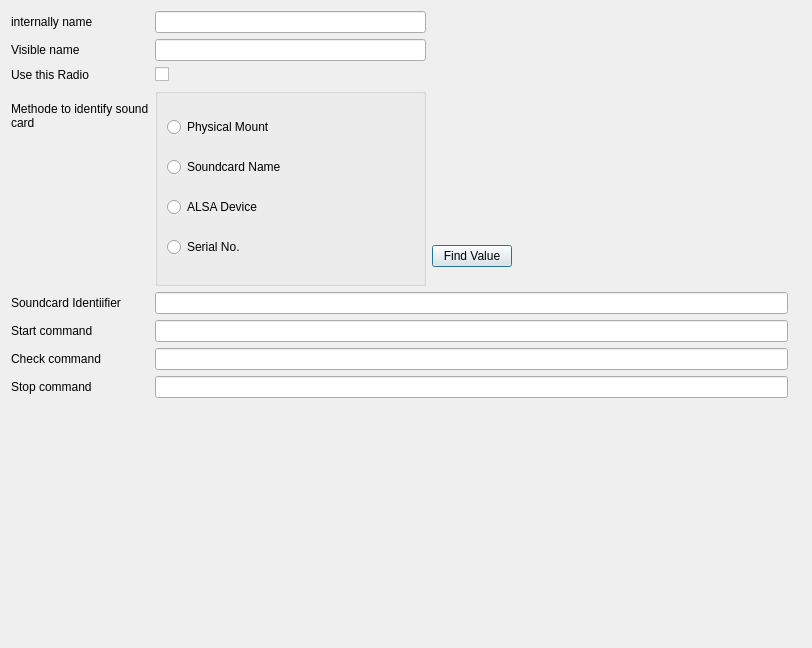
<?xml version="1.0" encoding="UTF-8"?>
<ui version="4.0">
 <class>RadioSetupPage</class>
 <widget class="QDialog" name="RadioSetupPage">
  <property name="geometry">
   <rect>
    <x>0</x>
    <y>0</y>
    <width>812</width>
    <height>648</height>
   </rect>
  </property>
  <property name="windowTitle">
   <string>Dialog</string>
  </property>
  <layout class="QGridLayout" name="gridLayout">
   <item row="0" column="0">
    <widget class="QLabel" name="labRadioName">
     <property name="text">
      <string>internally name</string>
     </property>
    </widget>
   </item>
   <item row="0" column="1">
    <widget class="QLineEdit" name="ledRadioName">
     <property name="maxLength">
      <number>12</number>
     </property>
    </widget>
   </item>
   <item row="1" column="0">
    <widget class="QLabel" name="labNameLang">
     <property name="text">
      <string>Visible name</string>
     </property>
    </widget>
   </item>
   <item row="1" column="1">
    <widget class="QLineEdit" name="ledRadioNameLong">
     <property name="maxLength">
      <number>16</number>
     </property>
    </widget>
   </item>
   <item row="2" column="0">
    <widget class="QLabel" name="labRadioAvtivated">
     <property name="text">
      <string>Use this Radio</string>
     </property>
    </widget>
   </item>
   <item row="2" column="1">
    <widget class="QCheckBox" name="chbRadioActivated">
     <property name="text">
      <string/>
     </property>
    </widget>
   </item>
   <item row="3" column="1" rowspan="4">
    <widget class="QGroupBox" name="groupBox">
     <property name="title">
      <string/>
     </property>
     <property name="alignment">
      <set>Qt::AlignLeading|Qt::AlignLeft|Qt::AlignTop</set>
     </property>
     <property name="flat">
      <bool>true</bool>
     </property>
     <layout class="QVBoxLayout" name="verticalLayout">
      <item>
       <widget class="QRadioButton" name="rbtPhysicalMount">
        <property name="text">
         <string>Physical Mount</string>
        </property>
       </widget>
      </item>
      <item>
       <widget class="QRadioButton" name="rbtSoundcardName">
        <property name="text">
         <string>Soundcard Name</string>
        </property>
       </widget>
      </item>
      <item>
       <widget class="QRadioButton" name="rbtAlsaDevNo">
        <property name="text">
         <string>ALSA Device</string>
        </property>
       </widget>
      </item>
      <item>
       <widget class="QRadioButton" name="rbtSerialNo">
        <property name="text">
         <string>Serial No.</string>
        </property>
       </widget>
      </item>
     </layout>
    </widget>
   </item>
   <item row="3" column="2" rowspan="2">
    <spacer name="verticalSpacer_2">
     <property name="orientation">
      <enum>Qt::Vertical</enum>
     </property>
     <property name="sizeHint" stdset="0">
      <size>
       <width>20</width>
       <height>133</height>
      </size>
     </property>
    </spacer>
   </item>
   <item row="5" column="2" rowspan="2">
    <widget class="QPushButton" name="pbtFindSoundcard">
     <property name="text">
      <string>Find Value</string>
     </property>
    </widget>
   </item>
   <item row="6" column="3">
    <spacer name="horizontalSpacer">
     <property name="orientation">
      <enum>Qt::Horizontal</enum>
     </property>
     <property name="sizeHint" stdset="0">
      <size>
       <width>209</width>
       <height>20</height>
      </size>
     </property>
    </spacer>
   </item>
   <item row="7" column="0">
    <widget class="QLabel" name="labSoundcardIdent">
     <property name="text">
      <string>Soundcard Identiifier</string>
     </property>
     <property name="scaledContents">
      <bool>true</bool>
     </property>
     <property name="wordWrap">
      <bool>true</bool>
     </property>
    </widget>
   </item>
   <item row="7" column="1" colspan="3">
    <widget class="QLineEdit" name="ledSoundcardIdent">
     <property name="maxLength">
      <number>256</number>
     </property>
     <property name="readOnly">
      <bool>true</bool>
     </property>
    </widget>
   </item>
   <item row="7" column="4">
    <widget class="QLabel" name="labInfoSoundCardIdent">
     <property name="toolTip">
      <string>Serial No. from USB device</string>
     </property>
     <property name="text">
      <string/>
     </property>
     <property name="pixmap">
      <pixmap resource="resources/wrx.qrc">:/img/msg_info.xpm</pixmap>
     </property>
    </widget>
   </item>
   <item row="8" column="0">
    <widget class="QLabel" name="labStartCommand">
     <property name="text">
      <string>Start command</string>
     </property>
    </widget>
   </item>
   <item row="8" column="1" colspan="3">
    <widget class="QLineEdit" name="ledStartCommand">
     <property name="maxLength">
      <number>256</number>
     </property>
    </widget>
   </item>
   <item row="8" column="4">
    <widget class="QLabel" name="labInfoStartCommand">
     <property name="toolTip">
      <string>&lt;html&gt;&lt;head/&gt;&lt;body&gt;&lt;p&gt;Command for setting up radio. &lt;/p&gt;&lt;p&gt;The variales are:&lt;/p&gt;&lt;p&gt;%serial --&amp;gt; Soundcard identifier&lt;/p&gt;&lt;p&gt;%Hz --&amp;gt; Frequency in Hz like 4582000&lt;/p&gt;&lt;p&gt;%kHz --&amp;gt; Frequency in kHz like 4582.000&lt;/p&gt;&lt;p&gt;%MHz --&amp;gt; Frequency in kHz like 4.582000&lt;/p&gt;&lt;/body&gt;&lt;/html&gt;</string>
     </property>
     <property name="text">
      <string/>
     </property>
     <property name="pixmap">
      <pixmap resource="resources/wrx.qrc">:/img/msg_info.xpm</pixmap>
     </property>
    </widget>
   </item>
   <item row="9" column="0">
    <widget class="QLabel" name="labCheckCommand">
     <property name="text">
      <string>Check command</string>
     </property>
    </widget>
   </item>
   <item row="9" column="1" colspan="3">
    <widget class="QLineEdit" name="ledCheckCommand">
     <property name="maxLength">
      <number>256</number>
     </property>
    </widget>
   </item>
   <item row="9" column="4">
    <widget class="QLabel" name="labInfoCheckCommand">
     <property name="toolTip">
      <string>&lt;html&gt;&lt;head/&gt;&lt;body&gt;&lt;p&gt;Command which writes radio's frequency to stdout&lt;/p&gt;&lt;p&gt;The varialbles are:&lt;/p&gt;&lt;p&gt;%serial --&amp;gt; Soundcard identifier&lt;/p&gt;&lt;/body&gt;&lt;/html&gt;</string>
     </property>
     <property name="text">
      <string/>
     </property>
     <property name="pixmap">
      <pixmap resource="resources/wrx.qrc">:/img/msg_info.xpm</pixmap>
     </property>
    </widget>
   </item>
   <item row="10" column="0">
    <widget class="QLabel" name="labStopCommand">
     <property name="text">
      <string>Stop command</string>
     </property>
    </widget>
   </item>
   <item row="10" column="1" colspan="3">
    <widget class="QLineEdit" name="ledStopCommand">
     <property name="maxLength">
      <number>256</number>
     </property>
    </widget>
   </item>
   <item row="10" column="4">
    <widget class="QLabel" name="labInfoStopCommand">
     <property name="toolTip">
      <string>&lt;html&gt;&lt;head/&gt;&lt;body&gt;&lt;p&gt;Command for stopping extern running process&lt;/p&gt;&lt;/body&gt;&lt;/html&gt;</string>
     </property>
     <property name="text">
      <string/>
     </property>
     <property name="pixmap">
      <pixmap resource="resources/wrx.qrc">:/img/msg_info.xpm</pixmap>
     </property>
    </widget>
   </item>
   <item row="11" column="0">
    <spacer name="verticalSpacer_3">
     <property name="orientation">
      <enum>Qt::Vertical</enum>
     </property>
     <property name="sizeHint" stdset="0">
      <size>
       <width>20</width>
       <height>40</height>
      </size>
     </property>
    </spacer>
   </item>
   <item row="3" column="0" rowspan="4">
    <widget class="QLabel" name="labSoundcardMethode">
     <property name="text">
      <string>&lt;br&gt;Methode to identify sound card</string>
     </property>
     <property name="textFormat">
      <enum>Qt::RichText</enum>
     </property>
     <property name="alignment">
      <set>Qt::AlignLeading|Qt::AlignLeft|Qt::AlignTop</set>
     </property>
     <property name="wordWrap">
      <bool>true</bool>
     </property>
    </widget>
   </item>
  </layout>
 </widget>
 <resources>
  <include location="resources/wrx.qrc"/>
 </resources>
 <connections/>
</ui>
